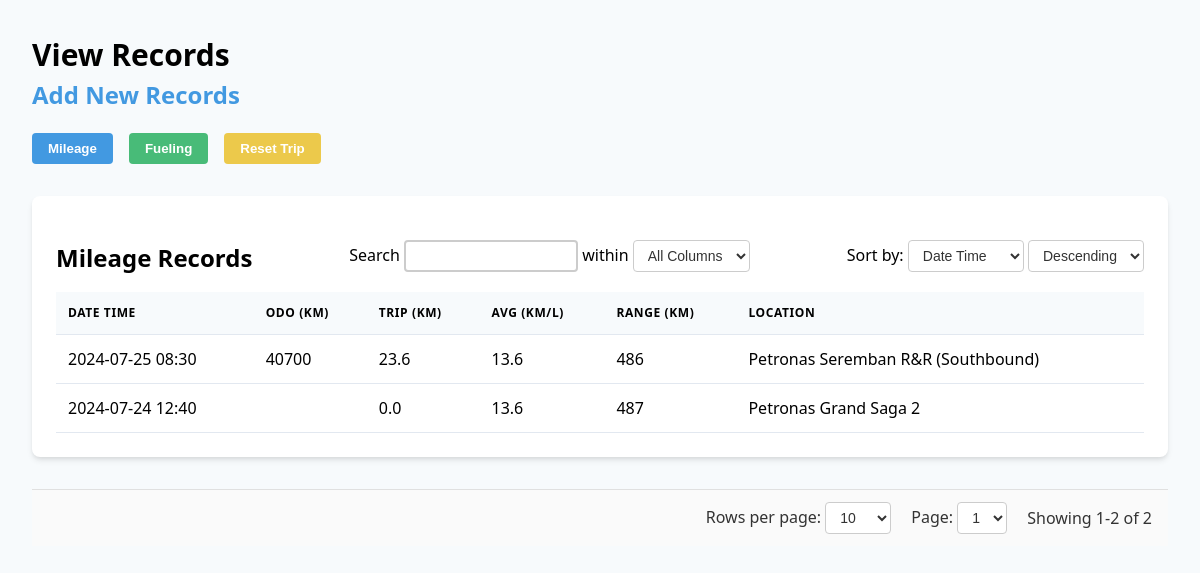
The page / on the database its author committed.
### tables this page shows
CREATE TABLE `MileageRecord` (
  `id` int(11) NOT NULL,
  `odo_km` int(11) DEFAULT NULL,
  `trip_km` decimal(6,1) DEFAULT NULL,
  `avg_km_l` decimal(3,1) DEFAULT NULL,
  `range_km` int(11) DEFAULT NULL,
  `location` varchar(255) DEFAULT NULL,
  `odo_change` int(11) DEFAULT NULL,
  `trip_change` decimal(6,1) DEFAULT NULL,
  `date_time` datetime DEFAULT NULL
);

### index.php (the view, shortened to what this page needs)
<?php
try{
    $db = new mysqli('localhost', 'yapjj', '622215', 'vehicle_tracking');
} catch (Exception $e) {
    echo ("<h2>MySQL Server is offline.</h2><br><p>Check server status and try again.</p><br>");
    exit;
}
$mileage_query = "SELECT * FROM MileageRecord";
$mileage_result = $db->query($mileage_query);
?>
<!DOCTYPE html>
<html lang="en">
<head>
    <link href="styles.css" rel="stylesheet">
</head>
<body class="bg-gray-100">
    <div class="container">
        <div>
            <label class="text-3xl font-bold mb-8">View Records</label>
        </div>
        <div class="mb-5">
            <a href="forms.php" class="text-2xl text-blue-500 font-bold">Add New Records</a>
        </div>
        <div class="flex space-x-4 mb-8">
            <button id="showMileageBtn" class="btn btn-blue">
                Mileage
            </button>
            <button id="showFuelingBtn" class="btn btn-green">
                Fueling
            </button>
            <button id="showResetTripBtn" class="btn btn-yellow">
                Reset Trip
            </button>
        </div>
        <div id="tablesContainer">
            <div id="mileageTable" class="table-wrapper">
                <div class="search-header">
                    <h2 class="text-2xl font-semibold mb-4">Mileage Records</h2>
                    <div class="text-1xl">Search <input type="text" class="searchInput"/> within
                        <select class="columnSelect">
                            <option value="all">All Columns</option>
                        </select>
                    </div>
                    <div class="text-1xl">Sort by:
                        <select class="sortColumnSelect columnSelect">
                            <option value="0" data-sort-type="date">Date Time</option>
                        </select>
                        <select class="sortDirectionSelect columnSelect">
                            <option value="desc" selected>Descending</option>
                        </select>
                    </div>
                </div>
                <table class="data-table">
                    <thead>
                        <tr>
                            <th>Date Time</th>
                            <th>ODO (km)</th>
                            <th>Trip (km)</th>
                            <th>AVG (km/L)</th>
                            <th>Range (km)</th>
                            <th>Location</th>
                        </tr>
                    </thead>
                    <tbody>
                        <?php while ($row = $mileage_result->fetch_assoc()) { ?>
                            <tr>
                                <td data-time data-sort="<?php echo strtotime($row['date_time']); ?>">
                                    <?php $dateTime_M = new DateTime($row['date_time']);
                                    echo htmlspecialchars($dateTime_M->format('Y-m-d H:i')); ?></td>
                                <td><?php echo htmlspecialchars($row['odo_km']); ?></td>
                                <td><?php echo htmlspecialchars($row['trip_km']); ?></td>
                                <td><?php echo htmlspecialchars($row['avg_km_l']); ?></td>
                                <td><?php echo htmlspecialchars($row['range_km']); ?></td>
                                <td data-location><?php echo htmlspecialchars($row['location']); ?></td>
                            </tr>
                        <?php } ?>
                    </tbody>
                </table>
            </div>
            <div class="table-footer">
                <label class="text-1xl">Rows per page:
                    <select id="rowsPerPageSelect" class="columnSelect">
                        <option value="10" selected>10</option>
                    </select>
                </label>
                <label class="text-1xl">Page:
                    <select id="pageSelect" class="columnSelect"></select>
                </label>
                <span id="pgInfo" class="text-1xl"></span>
            </div>
        </div>
    </div>
</body>
</html>

### styles.css (style rules this page uses)
body { font-family: system-ui, -apple-system, BlinkMacSystemFont, "Segoe UI", Roboto, "Helvetica Neue", Arial, "Noto Sans", sans-serif; line-height: 1.5; margin: 0; padding: 0; }
.container { max-width: 72rem; margin-left: auto; margin-right: auto; padding: 2rem; }
.text-3xl { font-size: 1.875rem; }
.text-2xl { font-size: 1.5rem; }
.text-1xl { font-size: 1rem; }
.font-bold { font-weight: 700; }
.font-semibold { font-weight: 600; }
.mb-8 { margin-bottom: 2rem; }
.mb-5 { margin-bottom: 1.25rem; }
.mb-4 { margin-bottom: 1rem; }
.bg-gray-100 { background-color: #f7fafc; }
.text-blue-500 { color: #4299e1; }
.btn { font-weight: 700; padding: 0.5rem 1rem; border-radius: 0.25rem; cursor: pointer; border: none; transition: background-color 0.3s ease; }
.btn-blue { background-color: #4299e1; color: #ffffff; }
.btn-green { background-color: #48bb78; color: #ffffff; }
.btn-yellow { background-color: #ecc94b; color: #ffffff; }
.flex { display: flex; }
.space-x-4 > * + * { margin-left: 1rem; }
a { color: #4299e1; text-decoration: none; transition: color 0.3s ease; }
.search-header { display: flex; align-items: center; justify-content: space-between; }
.searchInput { padding: 6px 10px; border: 2px solid #ccc; border-radius: 4px; font-size: 14px; transition: all 0.3s ease; width: 150px; background-color: #fff; }
.columnSelect { padding: 6px 10px; font-size: 14px; border: 1px solid #ccc; border-radius: 4px; background-color: #fff; color: #333; cursor: pointer; }
.table-wrapper { background-color: #ffffff; border-radius: 0.5rem; box-shadow: 0 4px 6px -1px rgba(0, 0, 0, 0.1), 0 2px 4px -1px rgba(0, 0, 0, 0.06); padding: 1.5rem; margin-bottom: 2rem; overflow-x: auto; }
.data-table { width: 100%; border-collapse: collapse; }
.data-table th, .data-table td { padding: 0.75rem; text-align: left; border-bottom: 1px solid #e2e8f0; }
.data-table th { background-color: #f7fafc; font-weight: 600; text-transform: uppercase; font-size: 0.75rem; letter-spacing: 0.05em; }
.table-footer { display: flex; align-items: center; justify-content: flex-end; flex-wrap: wrap; gap: 20px; padding: 12px 16px; margin-top: 10px; border-top: 1px solid #e0e0e0; background-color: #fafafa; font-size: 14px; color: #333; }

### rows shown on the page
mileagerecord: date_time "2024-07-24 12:40", trip_km "0.0", avg_km_l "13.6", range_km "487", location "Petronas Grand Saga 2"
mileagerecord: date_time "2024-07-25 08:30", odo_km "40700", trip_km "23.6", avg_km_l "13.6", range_km "486", location "Petronas Seremban R&R (Southbound)"
